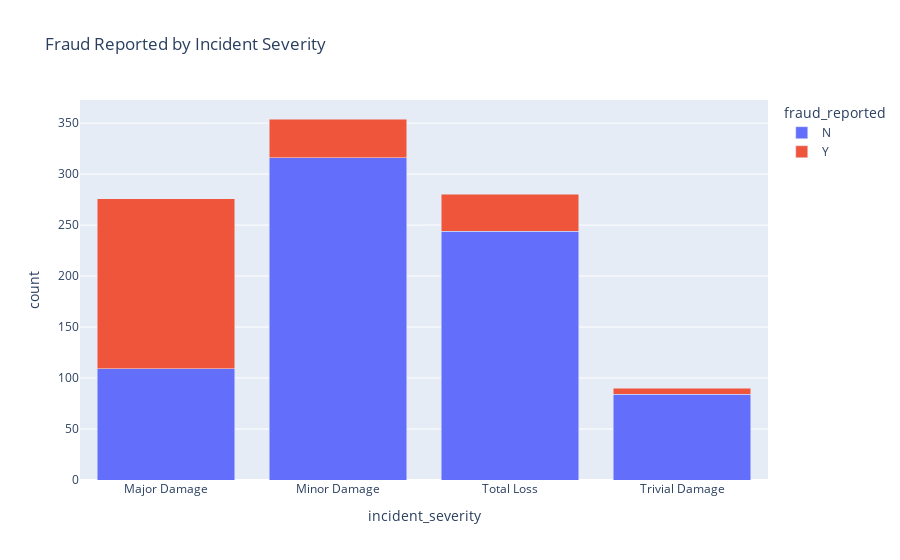

Notebook code cell kept with this figure:
### Markdown cell above
## Fraud Reported by Incident Severity

The stacked bar chart below shows the **relationship between incident severity and fraud reporting**. Fraud is more commonly reported for **major and severe incidents**, while **minor incidents** rarely involve fraud.

This pattern could be due to the larger financial incentives to commit fraud in high-severity cases or stricter investigations for such incidents.

### Code cell
# Fraud Reported by Incident Severity
fraud_severity_counts = df.groupby(['incident_severity', 'fraud_reported']).size().reset_index(name='count')
fig = px.bar(fraud_severity_counts, x='incident_severity', y='count', color='fraud_reported', barmode='stack',
             title='Fraud Reported by Incident Severity')
fig.show()

### Figure 1 — Plotly figure (JSON) as saved in the notebook; plotly's stock layout.template omitted (floating-point values rounded to 4 significant figures)
{"data": [{"alignmentgroup": "True", "hovertemplate": "fraud_reported=N<br>incident_severity=%{x}<br>count=%{y}<extra></extra>", "legendgroup": "N", "marker": {"color": "#636efa", "pattern": {"shape": ""}}, "name": "N", "offsetgroup": "N", "orientation": "v", "showlegend": true, "textposition": "auto", "type": "bar", "x": ["Major Damage", "Minor Damage", "Total Loss", "Trivial Damage"], "xaxis": "x", "y": [109, 316, 244, 84], "yaxis": "y"}, {"alignmentgroup": "True", "hovertemplate": "fraud_reported=Y<br>incident_severity=%{x}<br>count=%{y}<extra></extra>", "legendgroup": "Y", "marker": {"color": "#EF553B", "pattern": {"shape": ""}}, "name": "Y", "offsetgroup": "Y", "orientation": "v", "showlegend": true, "textposition": "auto", "type": "bar", "x": ["Major Damage", "Minor Damage", "Total Loss", "Trivial Damage"], "xaxis": "x", "y": [167, 38, 36, 6], "yaxis": "y"}], "layout": {"barmode": "stack", "legend": {"title": {"text": "fraud_reported"}, "tracegroupgap": 0}, "title": {"text": "Fraud Reported by Incident Severity"}, "xaxis": {"anchor": "y", "domain": [0, 1], "title": {"text": "incident_severity"}}, "yaxis": {"anchor": "x", "domain": [0, 1], "title": {"text": "count"}}}}
